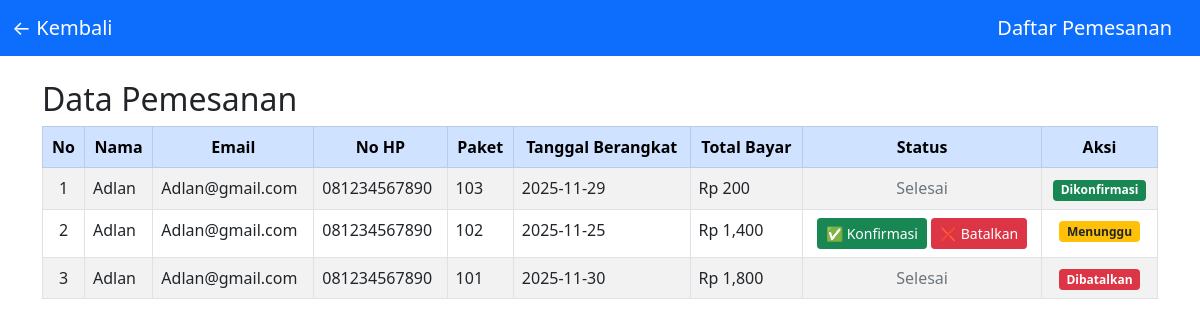
Page /admin/daftar_pesanan.php on the earlier database version.
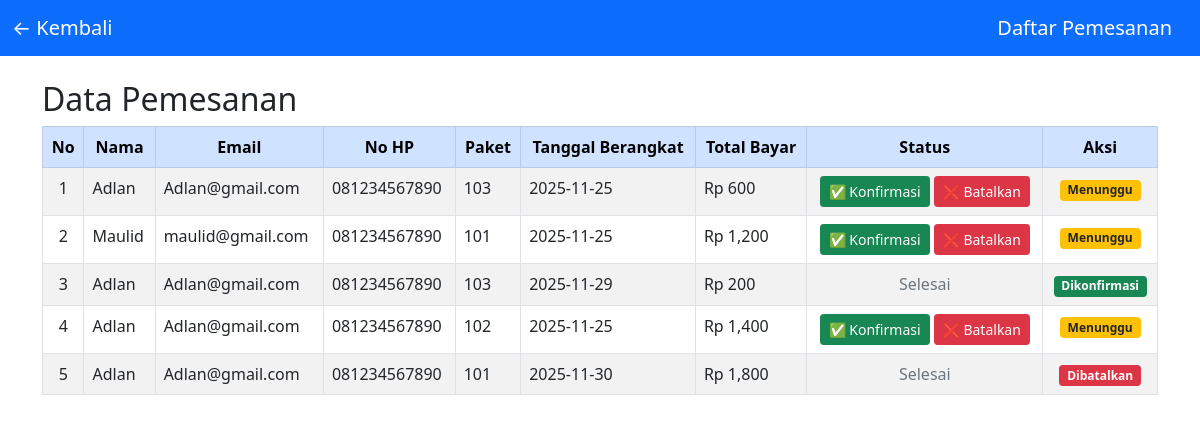
Same page on the later database version.
### tables this page shows
CREATE TABLE `pemesanan` (
  `id_pemesanan` int(11) NOT NULL,
  `nama_pelanggan` varchar(100) NOT NULL,
  `email` varchar(100) NOT NULL,
  `telepon` varchar(20) NOT NULL,
  `id_akun` int(11) NOT NULL,
  `id_paket` int(11) NOT NULL,
  `tanggal_berangkat` date NOT NULL,
  `durasi` varchar(30) NOT NULL,
  `jumlah_orang` int(11) NOT NULL,
  `total_bayar` int(11) NOT NULL,
  `status` enum('dikonfirmasi','dibatalkan','menunggu') NOT NULL
);

### config/controller.php (called while the page is built, shortened)
<?php
include 'db.php';
function select($query){
    global $db;
    $result = mysqli_query($db, $query);
    $rows = [];
    while ($row = mysqli_fetch_assoc($result)){
        $rows[] = $row;
    }
    return $rows;
}
?>

### admin/daftar_pesanan.php (the view, shortened to what this page needs)
<?php
$data = select("SELECT * FROM pemesanan ORDER BY id_pemesanan DESC");
?>
<!doctype html>
<html lang="id">
<head>
  <link href="https://cdn.jsdelivr.net/npm/bootstrap@5.0.2/dist/css/bootstrap.min.css" rel="stylesheet">
</head>
<body>
<nav class="navbar navbar-dark bg-primary">
  <div class="container-fluid">
    <a class="navbar-brand" href="awal.php">← Kembali</a>
    <span class="navbar-brand mb-0 h1">Daftar Pemesanan</span>
  </div>
</nav>
<div class="container my-4">
  <h2>Data Pemesanan</h2>
  <table class="table table-bordered table-striped">
    <thead class="table-primary text-center">
      <tr>
        <th>No</th>
        <th>Nama</th>
        <th>Email</th>
        <th>No HP</th>
        <th>Paket</th>
        <th>Tanggal Berangkat</th>
        <th>Total Bayar</th>
        <th>Status</th>
        <th>Aksi</th>
      </tr>
    </thead>
    <tbody>
      <?php $no = 1; foreach ($data as $row) : ?>
      <tr>
        <td class="text-center"><?= $no++; ?></td>
        <td><?= $row['nama_pelanggan']; ?></td>
        <td><?= $row['email']; ?></td>
        <td><?= $row['telepon']; ?></td>
        <td><?= $row['id_paket']; ?></td>
        <td><?= $row['tanggal_berangkat']; ?></td>
        <td>Rp <?= number_format($row['total_bayar']); ?></td>
        <td class="text-center">
  <?php if ($row['status'] == 'menunggu'): ?>
    <a href="konfirmasi.php?id=<?= $row['id_pemesanan']; ?>"
       class="btn btn-success btn-sm"
       onclick="return confirm('Konfirmasi pesanan ini?')">
       ✅ Konfirmasi
    </a>
    <a href="tolak.php?id=<?= $row['id_pemesanan']; ?>"
       class="btn btn-danger btn-sm"
       onclick="return confirm('Batalkan pesanan ini?')">
       ❌ Batalkan
    </a>
  <?php else: ?>
    <span class="text-muted">Selesai</span>
  <?php endif; ?>
</td>
        <td class="text-center">
          <?php if ($row['status'] == 'menunggu'): ?>
  <span class="badge bg-warning text-dark">Menunggu</span>
<?php elseif ($row['status'] == 'dikonfirmasi'): ?>
  <span class="badge bg-success">Dikonfirmasi</span>
<?php elseif ($row['status'] == 'dibatalkan'): ?>
  <span class="badge bg-danger">Dibatalkan</span>
<?php else: ?>
  <span class="badge bg-secondary"><?= $row['status']; ?></span>
<?php endif; ?>
        </td>
      </tr>
      <?php endforeach; ?>
    </tbody>
  </table>
</div>
</body>
</html>

Differences in the rows shown:
added pemesanan: nama_pelanggan "Adlan", email "Adlan@gmail.com", telepon "081234567890", id_paket "103", tanggal_berangkat "2025-11-25", total_bayar "600", status "Menunggu"
added pemesanan: nama_pelanggan "Maulid", email "maulid@gmail.com", telepon "081234567890", id_paket "101", tanggal_berangkat "2025-11-25", total_bayar "1,200", status "Menunggu"
